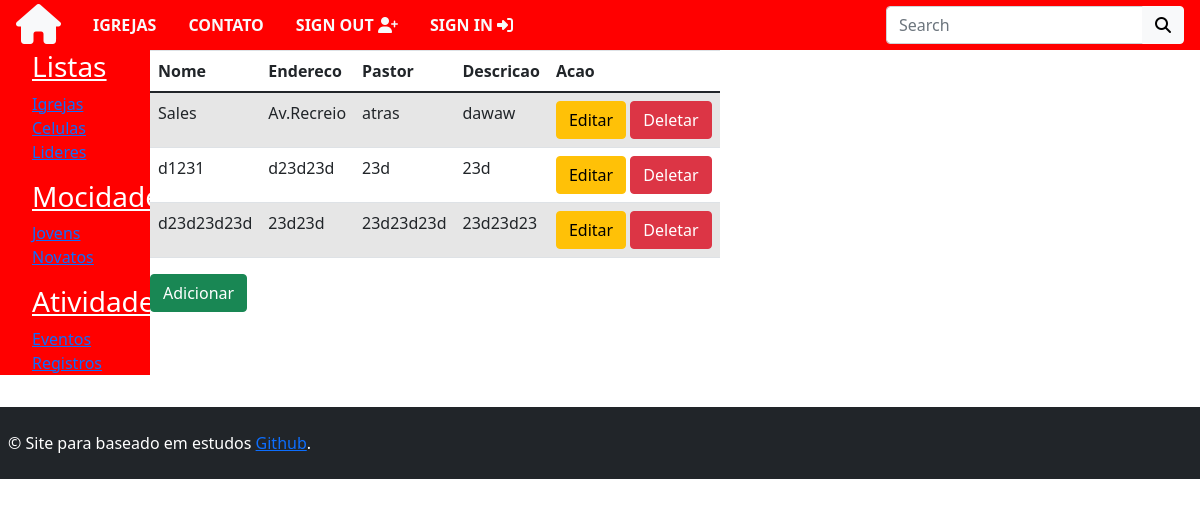
/igrejaHtml/, run on the app's committed database.
### apps/igreja/models.py (models this page shows, shortened)
class Igreja(models.Model):
    nome = models.CharField(max_length=200, null=False, blank=False)
    endereco = models.CharField(max_length=200, null=False, blank=False)
    pastor = models.CharField(max_length=150, null=False, blank=False)
    descricao = models.TextField(help_text='fale um pouco sobre a igreja')
    image = StdImageField('Imagem', upload_to=get_file_path,
                          variations={'thumb': {'width': 480, 'height': 480, 'crop': True}}, blank=True, null=True)

### apps/igreja/views.py (the view)
# urls.py: path('igrejaHtml/', IgrejaView.as_view(), name='igrejaHtml'),
class IgrejaView(ListView):
    model = Igreja
    template_name = 'igreja/CrudBasedViews/igreja.html'
    queryset = Igreja.objects.all()
    context_object_name = 'igreja'

### templates/igreja/CrudBasedViews/igreja.html
{% extends 'base.html' %}
{% load bootstrap4 %}
{% block context %}
    <table class="table table-striped">
        <thead>
        <tr>
            <th scope="col">Nome</th>
            <th scope="col">Endereco</th>
            <th scope="col">Pastor</th>
            <th scope="col">Descricao</th>
            <th scope="col">Acao</th>
        </tr>
        </thead>
        <tbody>
        {% for igreja_iten in igreja %}
            <tr>
                <td>{{ igreja_iten.nome }}</td>
                <td>{{ igreja_iten.endereco }}</td>
                <td>{{ igreja_iten.pastor }}</td>
                <td>{{ igreja_iten.descricao }}</td>
                <td>
                    <a class="btn btn-warning" href="{% url 'igrejaAtualizar' igreja_iten.pk %}" >Editar</a>
                    <a class="btn btn-danger" href="{% url 'igrejaDeletar' igreja_iten.pk %}" >Deletar</a>
                </td>
            </tr>
        {% endfor %}
        </tbody>
    </table>
    <a class="btn btn-success" href="{% url 'igrejaAdicionar' %}">Adicionar</a>
{% endblock %}

### static/style/style.css (style rules this page uses)
body { height: 100%; }

### data on the page
Igreja: nome "Sales", endereco "Av.Recreio", pastor "atras", descricao "dawaw"
Igreja: nome "d1231", endereco "d23d23d", pastor "23d", descricao "23d"
Igreja: nome "d23d23d23d", endereco "23d23d", pastor "23d23d23d", descricao "23d23d23"
